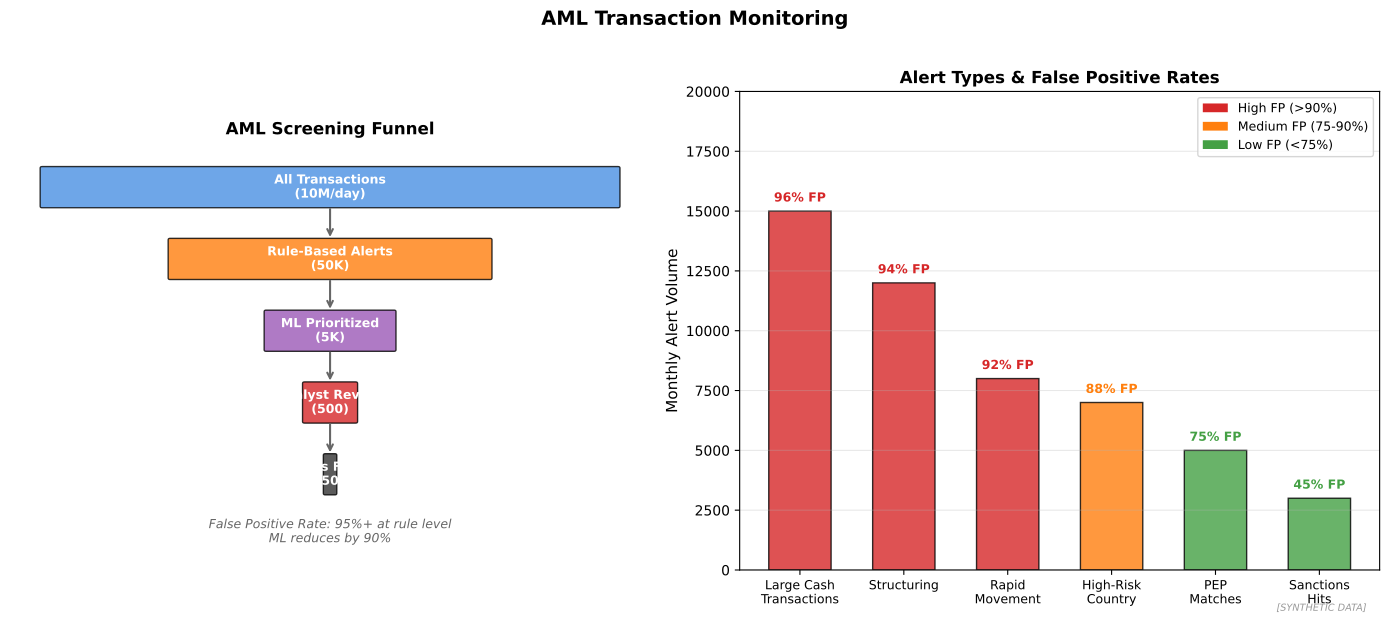

Reproduce this figure in Python.
"""
AML Screening Process
Transaction monitoring and sanctions

Output: aml_screening.pdf
Module: module_04_trad_finance
Lesson: 43 - RegTech Compliance
"""

from pathlib import Path
import matplotlib.pyplot as plt
import matplotlib.patches as mpatches
import numpy as np

CHART_METADATA = {
    'title': 'AML Screening',
    'module': 'module_04_trad_finance',
    'lesson': 43,
    'url': 'https://github.com/Digital-AI-Finance/digital-finance/tree/main/module_04_trad_finance/figures/aml_screening'
}

plt.rcParams.update({'font.size': 10, 'axes.labelsize': 10})

def create_chart():
    fig, axes = plt.subplots(1, 2, figsize=(14, 6))

    # AML Screening Funnel
    ax1 = axes[0]
    ax1.set_xlim(0, 10)
    ax1.set_ylim(0, 10)
    ax1.axis('off')

    # Funnel stages
    stages = [
        ('All Transactions', 9, '#4A90E2', '10M/day'),
        ('Rule-Based Alerts', 5, '#FF7F0E', '50K'),
        ('ML Prioritized', 2, '#9B59B6', '5K'),
        ('Analyst Review', 0.8, '#D62728', '500'),
        ('SARs Filed', 0.15, '#333333', '50'),
    ]

    y_positions = [8, 6.5, 5, 3.5, 2]

    for i, (label, width, color, count) in enumerate(stages):
        y = y_positions[i]
        rect = mpatches.FancyBboxPatch((5-width/2, y-0.4), width, 0.8,
                                        boxstyle="round,pad=0.03",
                                        facecolor=color, alpha=0.8, edgecolor='black')
        ax1.add_patch(rect)
        ax1.text(5, y, f'{label}\n({count})', ha='center', va='center',
                fontsize=9, fontweight='bold', color='white' if i < 4 else 'white')

        # Reduction arrow and percentage
        if i > 0:
            prev_count = stages[i-1][3]
            curr_count = count
            ax1.annotate('', xy=(5, y+0.4), xytext=(5, y_positions[i-1]-0.4),
                        arrowprops=dict(arrowstyle='->', color='#666666', lw=1.5))

    ax1.text(5, 9.2, 'AML Screening Funnel', ha='center', va='center',
            fontsize=12, fontweight='bold')
    ax1.text(5, 0.8, 'False Positive Rate: 95%+ at rule level\nML reduces by 90%',
            ha='center', va='center', fontsize=9, style='italic', color='#666666')

    # Alert types breakdown
    ax2 = axes[1]

    alert_types = ['Large Cash\nTransactions', 'Structuring', 'Rapid\nMovement', 'High-Risk\nCountry', 'PEP\nMatches', 'Sanctions\nHits']
    volumes = [15000, 12000, 8000, 7000, 5000, 3000]
    false_positive_rates = [96, 94, 92, 88, 75, 45]

    x = np.arange(len(alert_types))
    width = 0.6

    colors = ['#44A044' if fp < 80 else '#FF7F0E' if fp < 92 else '#D62728' for fp in false_positive_rates]
    bars = ax2.bar(x, volumes, width, color=colors, alpha=0.8, edgecolor='black')

    ax2.set_ylabel('Monthly Alert Volume', fontsize=11)
    ax2.set_title('Alert Types & False Positive Rates', fontsize=12, fontweight='bold')
    ax2.set_xticks(x)
    ax2.set_xticklabels(alert_types, fontsize=9)
    ax2.set_ylim(0, 20000)
    ax2.yaxis.grid(True, alpha=0.3)

    # Add FP rate labels
    for bar, fp in zip(bars, false_positive_rates):
        height = bar.get_height()
        ax2.text(bar.get_x() + bar.get_width()/2, height + 400,
                f'{fp}% FP', ha='center', fontsize=9, fontweight='bold',
                color='#D62728' if fp > 90 else '#FF7F0E' if fp > 75 else '#44A044')

    # Legend
    from matplotlib.patches import Patch
    legend_elements = [
        Patch(facecolor='#D62728', label='High FP (>90%)'),
        Patch(facecolor='#FF7F0E', label='Medium FP (75-90%)'),
        Patch(facecolor='#44A044', label='Low FP (<75%)')
    ]
    ax2.legend(handles=legend_elements, loc='upper right', fontsize=9)

    fig.suptitle('AML Transaction Monitoring', fontsize=14, fontweight='bold', y=1.02)
    fig.text(0.98, 0.02, '[SYNTHETIC DATA]', fontsize=7, color='#999999', ha='right', style='italic')
    plt.tight_layout()

    output_path = Path(__file__).parent / 'aml_screening.pdf'
    plt.savefig(output_path, format='pdf', dpi=300, bbox_inches='tight')
    plt.close()
    print(f"Chart saved to: {output_path}")
    return output_path

if __name__ == '__main__':
    create_chart()
